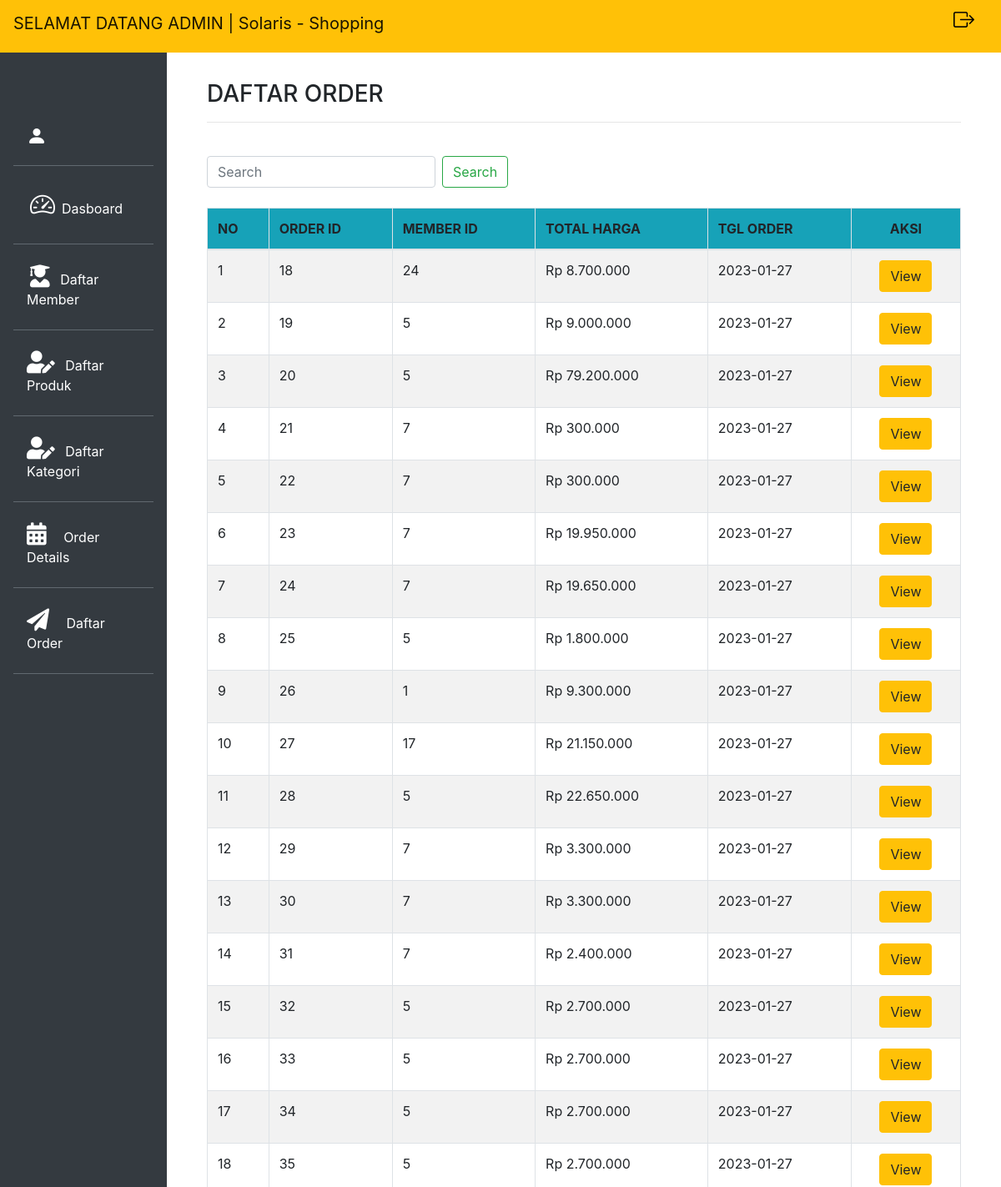
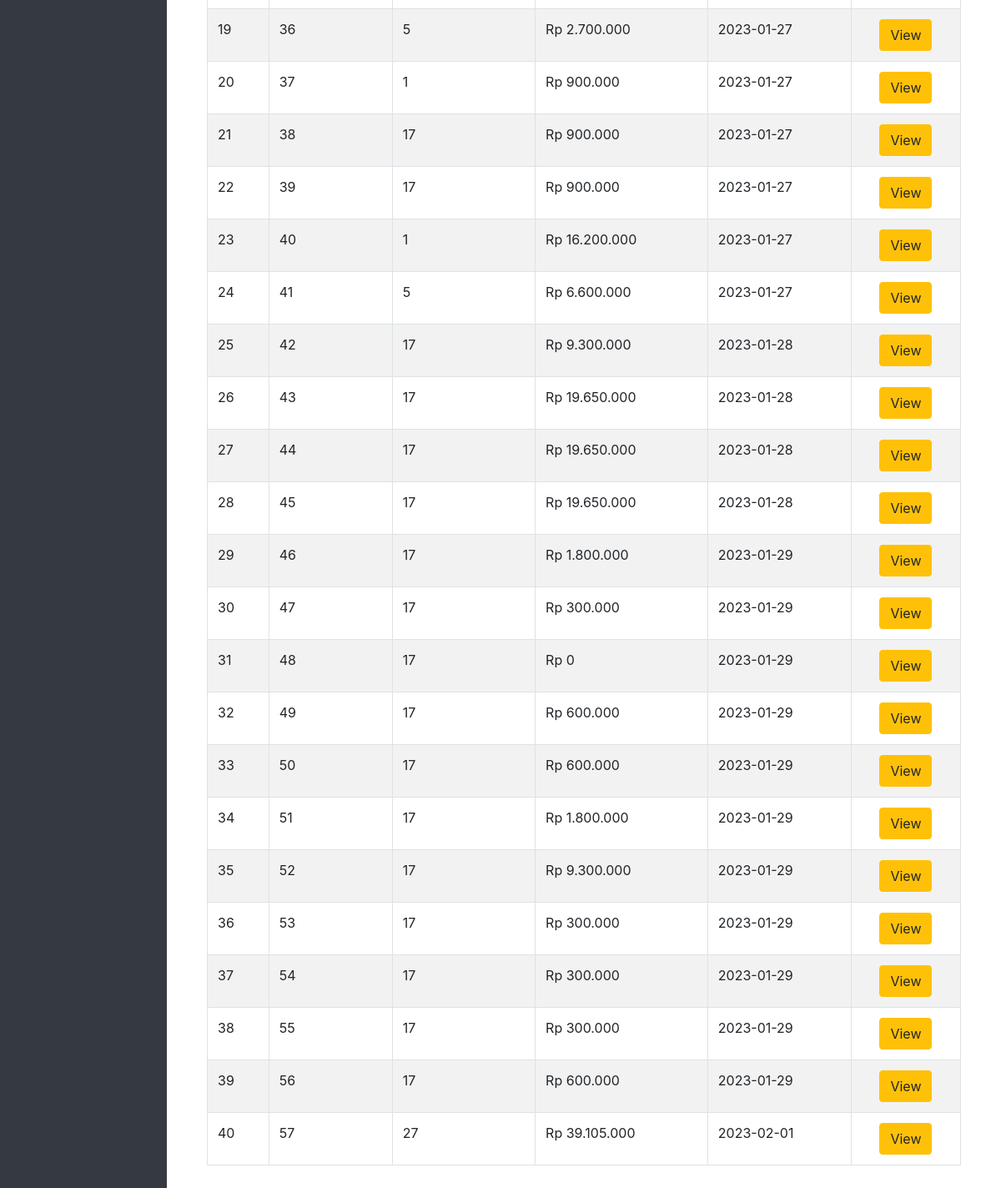
Screenshot of /admin/order/OrderDisplay.php with the database file from the repository (2 pictures, top to bottom).
### tables this page shows
CREATE TABLE `orders` (
  `OrderID` int(15) NOT NULL,
  `MemberID` int(15) NOT NULL,
  `Total_Harga` int(15) NOT NULL,
  `Tgl_Order` date NOT NULL
);

### config/CartConfig.php (called while the page is built, shortened)
<?php
    class CartConfig {
        private $conn;
        public function __construct() {
            $hostname = 'localhost';
            $dbname = 'uas';
            $username = 'root';
            $password = '';
            $this->conn = new PDO("mysql:host=$hostname;dbname=$dbname", "$username", "$password");
        }
        public function show(){
            $query = $this->conn->prepare("SELECT * FROM orders");
            $query->execute();
            $Orders = $query->fetchAll();
            $query2 = $this->conn->prepare("SELECT * FROM orderdetails");
            $query2->execute();
            $Details = $query2->fetchAll();
            return array($Orders, $Details);
        }
    }
?>

### admin/order/OrderDisplay.php (the view, shortened to what this page needs)
<?php
    include "../../config/CartConfig.php";
    $lib = new CartConfig();
    $daftar_order = $lib->show();
?>
<!doctype html>
<html lang="en">
<head>
    <link rel="stylesheet" href="https://cdn.jsdelivr.net/npm/bootstrap@4.6.0/dist/css/bootstrap.min.css">
    <link rel="stylesheet" href="../css/dashboard.css">
    <link rel="stylesheet" href="fontawesome-free/css/all.min.css">
    <link rel="stylesheet" href="https://cdn.jsdelivr.net/npm/bootstrap-icons@1.5.0/font/bootstrap-icons.css">
</head>
<body>
    <nav class="navbar navbar-expand-lg navbar-light bg-warning fixed-top">
        <a class="navbar-brand" href="#">SELAMAT DATANG ADMIN | Solaris - Shopping</a>
            <div class="icon ml-4">
            <h5>
                <a href="../../logout.php" style="font-size: 25px;"><i class="bi bi-box-arrow-right mr-3" data-toggle="tooltip" title="Sign Out"></i></a>
            </h5>
            </div>
    </nav>
        <div class="row no-gutters mt-5">
        <div class="col-md-2 bg-dark mt-2 pr-3">
            <div class="bglink">
            <ul class="nav flex-column ml-3">
                <li class="nav-item">
                <i class="bi bi-person-fill d-inline-block align-bottom rounded-circle mr-1 ml-3 " style="font-size: 24px; color: white;"></i>
                <a class="navbar-brand" href="#"><?php echo $nama ?></a><hr class="bg-secondary">
                </li>
                <li class="nav-item">
                <a class="nav-link active" href="../Dashboard.php"><i class="bi bi-speedometer2 pr-2 pl-1" style="font-size: 30px;"></i>Dasboard</a><hr class="bg-secondary">
                </li>
                <li class="nav-item">
                <a class="nav-link" href="../Member/MemberDisplay.php"><i class="fas fa-user-graduate pr-2 pl-1" style="font-size: 27px;"></i> Daftar Member</a><hr class="bg-secondary">
                </li>
                <li class="nav-item">
                <a class="nav-link active" href="../produk/ProdukDisplay.php"><i class="fas fa-user-edit pr-2" style="font-size: 27px;"></i> Daftar Produk</a><hr class="bg-secondary">
                </li>
                <li class="nav-item">
                <a class="nav-link active" href="../kategori/KategoriDisplay.php"><i class="fas fa-user-edit pr-2" style="font-size: 27px;"></i> Daftar Kategori</a><hr class="bg-secondary">
                </li>
                <li class="nav-item">
                <a class="nav-link active" href="../orderdetails/DetailsDisplay.php"><i class="fas fa-calendar-alt pr-3" style="font-size: 27px;"></i> Order Details</a><hr class="bg-secondary">
                </li>
                <li class="nav-item">
                <a class="nav-link active" href="OrderDisplay.php"><i class="fas fa-paper-plane pr-3" style="font-size: 27px;"></i> Daftar Order</a><hr class="bg-secondary">
                </li>
            </ul>
            </div>
        </div>
        <div class="col-md-10 p-5 pt-2">
            <h3>DAFTAR ORDER</h3><hr>
            <form action="" class="form-inline my-2 my-lg-0 ml-auto py-4" method="post" id="search">
                <input name="keyword" class="form-control" type="text" placeholder="Search" aria-label="Search">
                <button name="cari" class="btn btn-outline-success my-2 my-sm-0 ml-2" type="submit">Search</button>
            </form>
            <table class="table table-striped table-bordered table-hover">
            <thead class="thead bg-info">
                <tr>
                <th scope="col">NO</th>
                <th scope="col">ORDER ID</th>
                <th scope="col">MEMBER ID</th>
                <th scope="col">TOTAL HARGA</th>
                <th scope="col">TGL ORDER</th>
                <th colspan="3" class="text-center" scope="col">AKSI</th>
                </tr>
            </thead>
            <tbody>
            <?php
                if(isset($_POST['cari'])){
                    $no = 1;
                    foreach($data_search as $row){
                        echo "<tr>";
                        echo "<td>".$no."</td>";
                        echo "<td>".$row['OrderID']."</td>";
                        echo "<td>".$row['MemberID']."</td>";
                        echo "<td>Rp ".number_format($row['Total_Harga'], 0, ',', '.')."</td>";
                        echo "<td>".$row['Tgl_Order']."</td>";
                        echo "<td class='text-center'><a class='btn btn-warning' href='DetailDisplay.php?OrderID=".$row['OrderID']."'>View</a></td>";
                        echo "</tr>";
                        $no++;
                    }
                }
                else{
                    $no = 1;
                    foreach($daftar_order[0] as $row){
                        echo "<tr>";
                        echo "<td>".$no."</td>";
                        echo "<td>".$row['OrderID']."</td>";
                        echo "<td>".$row['MemberID']."</td>";
                        echo "<td>Rp ".number_format($row['Total_Harga'], 0, ',', '.')."</td>";
                        echo "<td>".$row['Tgl_Order']."</td>";
                        echo "<td class='text-center'><a class='btn btn-warning' href='DetailDisplay.php?OrderID=".$row['OrderID']."'>View</a></td>";
                        echo "</tr>";
                        $no++;
                    }
                }
            ?>
            </tbody>
            </table>
        </div>
        </div>
    </body>
</html>

### admin/css/dashboard.css (style rules this page uses)
.icon h5 i { color: black; }
.nav a { color: white; }
.navbar { padding-bottom: 15px; }
.bglink { margin-bottom: 295px; padding-top: 90px; }
.navbar-brand { font-size: 20px; }

### rows the page displays
orders: OrderID "18", MemberID "24", Total_Harga "8.700.000", Tgl_Order "2023-01-27"
orders: OrderID "19", MemberID "5", Total_Harga "9.000.000", Tgl_Order "2023-01-27"
orders: OrderID "20", MemberID "5", Total_Harga "79.200.000", Tgl_Order "2023-01-27"
orders: OrderID "21", MemberID "7", Total_Harga "300.000", Tgl_Order "2023-01-27"
orders: OrderID "22", MemberID "7", Total_Harga "300.000", Tgl_Order "2023-01-27"
orders: OrderID "23", MemberID "7", Total_Harga "19.950.000", Tgl_Order "2023-01-27"
orders: OrderID "24", MemberID "7", Total_Harga "19.650.000", Tgl_Order "2023-01-27"
orders: OrderID "25", MemberID "5", Total_Harga "1.800.000", Tgl_Order "2023-01-27"
orders: OrderID "26", MemberID "1", Total_Harga "9.300.000", Tgl_Order "2023-01-27"
orders: OrderID "27", MemberID "17", Total_Harga "21.150.000", Tgl_Order "2023-01-27"
orders: OrderID "28", MemberID "5", Total_Harga "22.650.000", Tgl_Order "2023-01-27"
orders: OrderID "29", MemberID "7", Total_Harga "3.300.000", Tgl_Order "2023-01-27"
orders: OrderID "30", MemberID "7", Total_Harga "3.300.000", Tgl_Order "2023-01-27"
orders: OrderID "31", MemberID "7", Total_Harga "2.400.000", Tgl_Order "2023-01-27"
orders: OrderID "32", MemberID "5", Total_Harga "2.700.000", Tgl_Order "2023-01-27"
orders: OrderID "33", MemberID "5", Total_Harga "2.700.000", Tgl_Order "2023-01-27"
orders: OrderID "34", MemberID "5", Total_Harga "2.700.000", Tgl_Order "2023-01-27"
orders: OrderID "35", MemberID "5", Total_Harga "2.700.000", Tgl_Order "2023-01-27"
orders: OrderID "36", MemberID "5", Total_Harga "2.700.000", Tgl_Order "2023-01-27"
orders: OrderID "37", MemberID "1", Total_Harga "900.000", Tgl_Order "2023-01-27"
orders: OrderID "38", MemberID "17", Total_Harga "900.000", Tgl_Order "2023-01-27"
orders: OrderID "39", MemberID "17", Total_Harga "900.000", Tgl_Order "2023-01-27"
orders: OrderID "40", MemberID "1", Total_Harga "16.200.000", Tgl_Order "2023-01-27"
orders: OrderID "41", MemberID "5", Total_Harga "6.600.000", Tgl_Order "2023-01-27"
orders: OrderID "42", MemberID "17", Total_Harga "9.300.000", Tgl_Order "2023-01-28"
orders: OrderID "43", MemberID "17", Total_Harga "19.650.000", Tgl_Order "2023-01-28"
orders: OrderID "44", MemberID "17", Total_Harga "19.650.000", Tgl_Order "2023-01-28"
orders: OrderID "45", MemberID "17", Total_Harga "19.650.000", Tgl_Order "2023-01-28"
orders: OrderID "46", MemberID "17", Total_Harga "1.800.000", Tgl_Order "2023-01-29"
orders: OrderID "47", MemberID "17", Total_Harga "300.000", Tgl_Order "2023-01-29"
orders: OrderID "48", MemberID "17", Total_Harga "0", Tgl_Order "2023-01-29"
orders: OrderID "49", MemberID "17", Total_Harga "600.000", Tgl_Order "2023-01-29"
orders: OrderID "50", MemberID "17", Total_Harga "600.000", Tgl_Order "2023-01-29"
orders: OrderID "51", MemberID "17", Total_Harga "1.800.000", Tgl_Order "2023-01-29"
orders: OrderID "52", MemberID "17", Total_Harga "9.300.000", Tgl_Order "2023-01-29"
orders: OrderID "53", MemberID "17", Total_Harga "300.000", Tgl_Order "2023-01-29"
orders: OrderID "54", MemberID "17", Total_Harga "300.000", Tgl_Order "2023-01-29"
orders: OrderID "55", MemberID "17", Total_Harga "300.000", Tgl_Order "2023-01-29"
orders: OrderID "56", MemberID "17", Total_Harga "600.000", Tgl_Order "2023-01-29"
orders: OrderID "57", MemberID "27", Total_Harga "39.105.000", Tgl_Order "2023-02-01"
